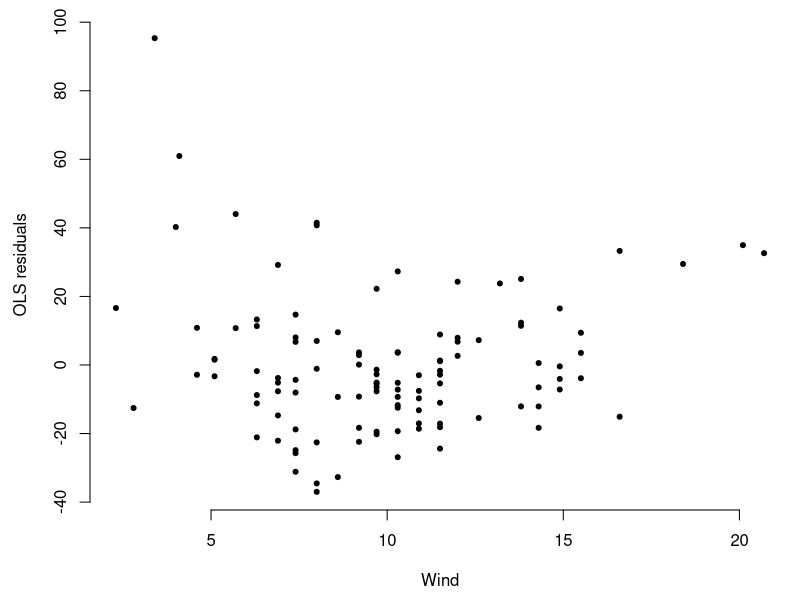
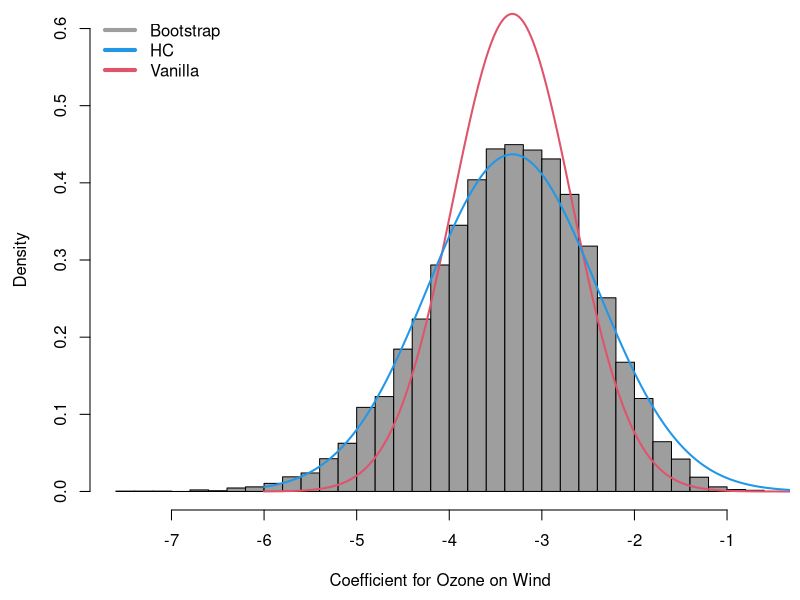

Source code (R) for these figures, in order:
data(airquality)
fit <- lm(Ozone ~ ., data=airquality)
summary(fit)$coef["Wind",]

library(AER)
bvar <- vcovHC(fit)
round(bvar,1)

sqrt(bvar["Wind","Wind"])

par(mai=c(.9,.9,.2,.1))
plot(na.omit(airquality)$Wind, fit$residuals, pch=20, bg=8, bty="n",
	xlab="Wind", ylab="OLS residuals")

B <- 10000
beta <- vector(length=B)
n <- nrow(airquality)
for(b in 1:B){
  bs = sample.int(n,n,replace=TRUE)
  bsfit <- lm(Ozone ~., data=airquality, subset=bs)
  beta[b] <- coef(bsfit)["Wind"] }
sd(beta)

coef <- summary(fit)$coef["Wind",1:2]
par(mai=c(.9,.9,.1,.1))
hist(beta, col=8, main="", 
  xlab="Coefficient for Ozone on Wind", 
  freq=FALSE,ylim=c(0,0.6),breaks=25)
grid <- seq(-6,5,length=500)
lines(grid, dnorm(grid,coef[1],coef[2]),col=2,lwd=2)
lines(grid, dnorm(grid,coef[1],sqrt(bvar["Wind","Wind"])),col=4,lwd=2)
legend("topleft",col=c(8,4,2),lwd=4, 
  legend=c("Bootstrap",
           "HC",
           "Vanilla"),bty="n")
